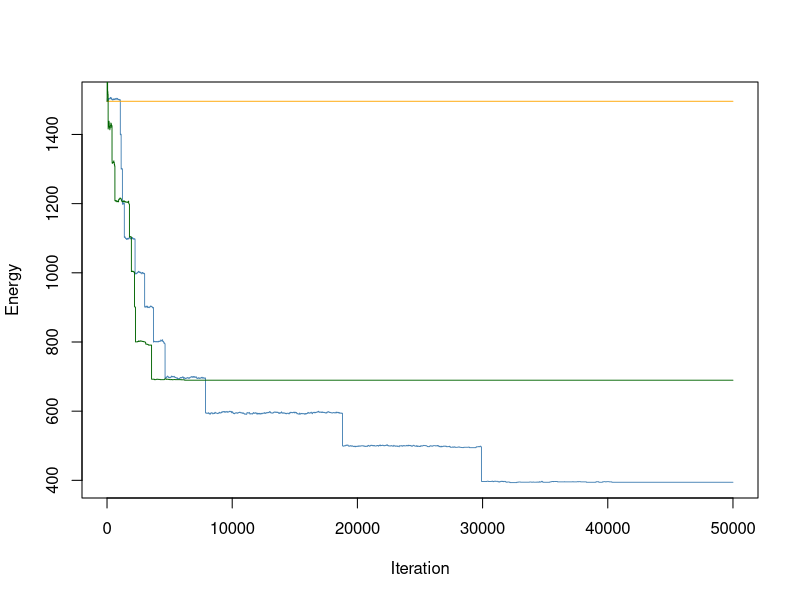

Generate this figure with R: (Note: a time limit stopped this script after it produced the figure.)
##----------------------------------------------------------------------
## EVERYTHING YOU NEED TO CHANGE IS IN THIS SECTION OR THE FINAL SECTION

# Number of doctors available
ndoctors <- 5

# Number of nurses
nnurses <- 7

# Number of days in the schedule
ndays <- 7

# Number of staff present for each shift (must have same # of shifts)
# e.g., c(2, 3, 3) has three shifts with 2, 3, 3 people respectively
doctorstaffing <- c(2, 2, 2, 2, 2)
nursestaffing <- c(3, 3, 3, 3, 3)

# Penalties for violating each of six constraints
# Penalty 1: Each instance of three consecutive shifts (including overnight)
# Penalty 2: Each person who does not have two days off AT ALL
# Penalty 3: Each person who does not have two days off IN A ROW
# Penalty 4: Each instance of first shift following last shift on prev day
# Penalty 5: Each instance of working both weekend days (days 1, 2)
# Penalty 6: Weights for the stdev of nurses'/doctors' shifts in the schedule
#            (trying to make everyone work similar amounts)
#Penalty 7: Each instance of exceeding three night shifts/week
penalties <- c(100, 100, 0.5, 5, 1, 2, 30)

# Number of iterations (if too small, might not be able to explore enough)
niter <- 50000

# The cooling schedule: what should the temperature be at step i out of n
coolingschedule <- function(i,n)
{
  # If you want greedy optimization, just fix some low temperature
  #return(1e-3)
  
  # Linear cooling schedule from 1 down to 0
  return(1 - (i/(n+1)))
}

## END OF PARAMETER SECTION
##----------------------------------------------------------------------

# (Some things which are calculated automatically)
doctorindices <- c(1,cumsum(doctorstaffing)+1)
nurseindices <- c(1,cumsum(nursestaffing)+1)
nshifts <- length(doctorstaffing)

# Function to calculate the "energy" (total cost of violations)
get_energy <- function(doctorsunwrapped, nursesunwrapped, penalties)
{
  return(get_energy_sub(doctorsunwrapped,penalties)+
           get_energy_sub(nursesunwrapped,penalties))
}

# ...calculates the energy contribution from doctors & nurses separately
get_energy_sub <- function(subsched, penalties) {
  max_night_shifts_allowed = 3
  energy <- 0
  
  # Array to keep track of total number of shifts worked by each worker
  totshift <- rep(0, dim(subsched)[1])
  
  # Array to keep track of the number of night shifts worked by each worker
  night_shifts <- rep(0, dim(subsched)[1])
  
  # Loop through each worker
  for (i in 1:dim(subsched)[1]) {
    # Count total shifts and night shifts for the current worker
    totshift[i] <- sum(subsched[i,,])
    night_shifts[i] <- sum(subsched[i,,] == 1)
    
    # Penalize if worker exceeds the max number of night shifts allowed (penalize each night shift over the limit)
    if (night_shifts[i] > max_night_shifts_allowed) {
      energy <- energy + penalties[6] * (night_shifts[i] - max_night_shifts_allowed)
    }
    
    # Check the last shift and whether worker has the last day off
    lastshift <- subsched[i, ndays, nshifts]
    prevoff <- all(subsched[i, ndays,] == FALSE)
    
    daysoff <- 0
    twoinarow <- 1  # Variable for tracking consecutive days off
    
    # Check for consecutive shifts across weeks and days off in a row
    if (lastshift == 1) {
      lastshift <- lastshift + subsched[i, ndays, nshifts - 1]  # Check if last shift is consecutive to the previous week
    }
    
    # Loop through each day in the schedule
    for (j in 1:ndays) {
      # If the worker has the day off, check if it satisfies "two days off in a row" condition
      if (all(subsched[i, j,] == FALSE)) {
        daysoff <- daysoff + 1
        if (prevoff) {
          twoinarow <- 0  # No consecutive off days if previous day was also off
        }
        prevoff <- TRUE
      } else {
        # If worker worked on the second day of a weekend-like schedule, penalize
        if (!prevoff && j == 2) {
          energy <- energy + penalties[5]
        }
        prevoff <- FALSE
      }
      
      # Check for wraparound shift streaks and assess penalties
      if (subsched[i, j, 1] == 1) {
        lastshift <- lastshift + 1
        if (lastshift > 1) {
          energy <- energy + penalties[4]
        }
        if (lastshift > 2) {
          energy <- energy + penalties[1]
        }
      } else {
        lastshift <- 0  # Reset if no shift worked
      }
      
      # Loop through remaining shifts in the day
      for (k in 2:nshifts) {
        if (subsched[i, j, k] == 1) {
          lastshift <- lastshift + 1
          if (lastshift > 2) {
            energy <- energy + penalties[1]
          }
        } else {
          lastshift <- 0  # Reset for non-working shifts
        }
      }
    }
    
    # After finishing the week, assess penalties related to days off
    energy <- energy + twoinarow * penalties[3] + (daysoff < 2) * penalties[2]
  }
  
  # Penalize energy according to standard deviation among shifts
  energy <- energy + penalties[6] * sd(totshift)
  
  return(energy)
}

# Initial point: put people into the schedule in numerical order each day
totalspots <- ndays * sum(doctorstaffing)
initialloop <- rep(1:ndoctors, ceiling(totalspots/ndoctors))
doctorschedule <- matrix(initialloop[1:totalspots], nrow = sum(doctorstaffing), ncol = ndays)
totalspots <- ndays * sum(nursestaffing)
initialloop <- rep(1:nnurses, ceiling(totalspots/nnurses))
nurseschedule <- matrix(initialloop[1:totalspots], nrow = sum(nursestaffing), ncol = ndays)

# Fill in the "unwrapped" schedules (separate schedule for each worker)
doctorsunwrapped <- array(0, c(ndoctors,ndays,nshifts))
for (i in 1:ndays)
{
  for (j in 1:nshifts)
  {
    for (k in doctorindices[j]:(doctorindices[j+1]-1))
    {
      doctorsunwrapped[doctorschedule[k,i],i,j] <- 1
    }
  }
}

nursesunwrapped <- array(0, c(nnurses,ndays,nshifts))
for (i in 1:ndays)
{
  for (j in 1:nshifts)
  {
    for (k in nurseindices[j]:(nurseindices[j+1]-1))
    {
      nursesunwrapped[nurseschedule[k,i],i,j] <- 1
    }
  }
}

# Starting energy...
energy <- rep(0,niter)
energy[1] <- get_energy(doctorsunwrapped, nursesunwrapped, penalties)

# Now run the Gibbs sampler.
for (i in 2:niter)
{
  # Current temperature (from our cooling schedule)
  temperature <- coolingschedule(i,niter)
  
  # Flip a coin to switch either a doctor or a nurse shift.
  if (runif(1) < 0.5)
  {
    # Choose a random shift
    prop <- doctorschedule
    posx <- sample(1:sum(doctorstaffing),1)
    posy <- sample(1:ndays,1)
    
    # Calculate which workers are available to swap into that shift and pick one
    available <- 1:ndoctors
    myblock <- min(which(doctorindices>posx))-1
    for (j in doctorindices[myblock]:(doctorindices[myblock+1]-1))
    {
      if (j != posx)
      {
        available <- setdiff(available, doctorschedule[j,posy])
      }
    }
    prop[posx,posy] <- sample(available,1)
    propunwrapped <- doctorsunwrapped
    propunwrapped[doctorschedule[posx,posy],posy,myblock] <- 0
    propunwrapped[prop[posx,posy],posy,myblock] <- 1
    
    # Calculate energy of new configuration
    new_energy <- get_energy(propunwrapped, nursesunwrapped, penalties)
    
    # With the appropriate probability, update state/energy
    if(runif(1) < exp((energy[i-1]-new_energy)/temperature))
    {
      energy[i] <- new_energy
      doctorschedule <- prop
      doctorsunwrapped <- propunwrapped
    }
    else # otherwise, leave things as they stand.
    {
      energy[i] <- energy[i-1]
    }
  }
  else # same as above, but if you are swapping a nurse
  {
    prop <- nurseschedule
    posx <- sample(1:sum(nursestaffing),1)
    posy <- sample(1:ndays,1)
    available <- 1:nnurses
    myblock <- min(which(nurseindices>posx))-1
    for (j in nurseindices[myblock]:(nurseindices[myblock+1]-1))
    {
      if (j != posx)
      {
        available <- setdiff(available, nurseschedule[j,posy])
      }
    }
    prop[posx,posy] <- sample(available,1)
    
    propunwrapped <- nursesunwrapped
    propunwrapped[nurseschedule[posx,posy],posy,myblock] <- 0
    propunwrapped[prop[posx,posy],posy,myblock] <- 1
    
    new_energy <- get_energy(doctorsunwrapped, propunwrapped, penalties)
    
    if(runif(1) < exp((energy[i-1]-new_energy)/temperature))
    {
      energy[i] <- new_energy
      nurseschedule <- prop
      nursesunwrapped <- propunwrapped
    }
    else
    {
      energy[i] <- energy[i-1]
    }
  }
}

##----------------------------------------------------------------------
## EVERYTHING YOU NEED TO CHANGE IS IN THIS SECTION OR THE FIRST SECTION

# Various things you might want to look at:

# Plotting the energy over time
plot(energy, type="l", col="#4682B4", lwd=0.9, xlab="Iteration", ylab="Energy")

# What was the lowest energy? (Is this necessarily the energy of the final state?)
min(energy)

# Check out our final schedule.
#  The columns are days. If there are three shifts of 2 workers,
#  the first 2 rows are shift 1, the next 2 rows are shift 2, etc.
#  Numbers in table correspond to workers. 1, 2, 3, ...
print(doctorschedule)
print(nurseschedule)

# If you want to look at an individual person's schedule,
#  check the "unwrapped" matrices. For example,
#  the shift schedule for doctor 3 is below; rows are days,
#  columns are shifts, 1 = working, 0 not working
print(doctorsunwrapped[3,,])

## END OF FINAL SECTION
##----------------------------------------------------------------------

# Greedy
##----------------------------------------------------------------------
## EVERYTHING YOU NEED TO CHANGE IS IN THIS SECTION OR THE FINAL SECTION

# Number of doctors available
ndoctors <- 5

# Number of nurses
nnurses <- 7

# Number of days in the schedule
ndays <- 7

# Number of staff present for each shift (must have same # of shifts)
# e.g., c(2, 3, 3) has three shifts with 2, 3, 3 people respectively
doctorstaffing <- c(2, 2, 2, 2, 2)
nursestaffing <- c(3, 3, 3, 3, 3)

# Penalties for violating each of six constraints
# Penalty 1: Each instance of three consecutive shifts (including overnight)
# Penalty 2: Each person who does not have two days off AT ALL
# Penalty 3: Each person who does not have two days off IN A ROW
# Penalty 4: Each instance of first shift following last shift on prev day
# Penalty 5: Each instance of working both weekend days (days 1, 2)
# Penalty 6: Weights for the stdev of nurses'/doctors' shifts in the schedule
#            (trying to make everyone work similar amounts)
# Penalty 7: Each instance of working more than 3 night shifts in a week
penalties <- c(100, 100, 0.5, 5, 1, 2, 30)

# Number of iterations (if too small, might not be able to explore enough)
niter <- 50000

# The cooling schedule: what should the temperature be at step i out of n
coolingschedule <- function(i,n)
{
  # If you want greedy optimization, just fix some low temperature
  return(1e-3)
}

## END OF PARAMETER SECTION
##----------------------------------------------------------------------

# (Some things which are calculated automatically)
doctorindices <- c(1,cumsum(doctorstaffing)+1)
nurseindices <- c(1,cumsum(nursestaffing)+1)
nshifts <- length(doctorstaffing)

# Function to calculate the "energy" (total cost of violations)
get_energy <- function(doctorsunwrapped, nursesunwrapped, penalties)
{
  return(get_energy_sub(doctorsunwrapped,penalties)+
           get_energy_sub(nursesunwrapped,penalties))
}

# ...calculates the energy contribution from doctors & nurses separately

# Energy calculation for doctors and nurses
get_energy_sub <- function(subsched, penalties) {
  max_night_shifts_allowed = 3
  energy <- 0
  
  # Array to keep track of total number of shifts worked by each worker
  totshift <- rep(0, dim(subsched)[1])
  
  # Array to keep track of the number of night shifts worked by each worker
  night_shifts <- rep(0, dim(subsched)[1])
  
  # Loop through each worker
  for (i in 1:dim(subsched)[1]) {
    # Count total shifts and night shifts for the current worker
    totshift[i] <- sum(subsched[i,,])
    night_shifts[i] <- sum(subsched[i,,] == 1)
    
    # Penalize if worker exceeds the max number of night shifts allowed (penalize each night shift over the limit)
    if (night_shifts[i] > max_night_shifts_allowed) {
      energy <- energy + penalties[6] * (night_shifts[i] - max_night_shifts_allowed)
    }
    
    # Check the last shift and whether worker has the last day off
    lastshift <- subsched[i, ndays, nshifts]
    prevoff <- all(subsched[i, ndays,] == FALSE)
    
    daysoff <- 0
    twoinarow <- 1  # Variable for tracking consecutive days off
    
    # Check for consecutive shifts across weeks and days off in a row
    if (lastshift == 1) {
      lastshift <- lastshift + subsched[i, ndays, nshifts - 1]  # Check if last shift is consecutive to the previous week
    }
    
    # Loop through each day in the schedule
    for (j in 1:ndays) {
      # If the worker has the day off, check if it satisfies "two days off in a row" condition
      if (all(subsched[i, j,] == FALSE)) {
        daysoff <- daysoff + 1
        if (prevoff) {
          twoinarow <- 0  # No consecutive off days if previous day was also off
        }
        prevoff <- TRUE
      } else {
        # If worker worked on the second day of a weekend-like schedule, penalize
        if (!prevoff && j == 2) {
          energy <- energy + penalties[5]
        }
        prevoff <- FALSE
      }
      
      # Check for wraparound shift streaks and assess penalties
      if (subsched[i, j, 1] == 1) {
        lastshift <- lastshift + 1
        if (lastshift > 1) {
          energy <- energy + penalties[4]
        }
        if (lastshift > 2) {
          energy <- energy + penalties[1]
        }
      } else {
        lastshift <- 0  # Reset if no shift worked
      }
      
      # Loop through remaining shifts in the day
      for (k in 2:nshifts) {
        if (subsched[i, j, k] == 1) {
          lastshift <- lastshift + 1
          if (lastshift > 2) {
            energy <- energy + penalties[1]
          }
        } else {
          lastshift <- 0  # Reset for non-working shifts
        }
      }
    }
    
    # After finishing the week, assess penalties related to days off
    energy <- energy + twoinarow * penalties[3] + (daysoff < 2) * penalties[2]
  }
  
  # Penalize energy according to standard deviation among shifts
  energy <- energy + penalties[6] * sd(totshift)
  
  return(energy)
}

# Initial point: put people into the schedule in numerical order each day
totalspots <- ndays * sum(doctorstaffing)
initialloop <- rep(1:ndoctors, ceiling(totalspots/ndoctors))
doctorschedule <- matrix(initialloop[1:totalspots], nrow = sum(doctorstaffing), ncol = ndays)
totalspots <- ndays * sum(nursestaffing)
initialloop <- rep(1:nnurses, ceiling(totalspots/nnurses))
nurseschedule <- matrix(initialloop[1:totalspots], nrow = sum(nursestaffing), ncol = ndays)

# Fill in the "unwrapped" schedules (separate schedule for each worker)
doctorsunwrapped <- array(0, c(ndoctors,ndays,nshifts))
for (i in 1:ndays)
{
  for (j in 1:nshifts)
  {
    for (k in doctorindices[j]:(doctorindices[j+1]-1))
    {
      doctorsunwrapped[doctorschedule[k,i],i,j] <- 1
    }
  }
}

nursesunwrapped <- array(0, c(nnurses,ndays,nshifts))
for (i in 1:ndays)
{
  for (j in 1:nshifts)
  {
    for (k in nurseindices[j]:(nurseindices[j+1]-1))
    {
      nursesunwrapped[nurseschedule[k,i],i,j] <- 1
    }
  }
}

# Starting energy...
energy <- rep(0,niter)
energy[1] <- get_energy(doctorsunwrapped, nursesunwrapped, penalties)

# Now run the Gibbs sampler.
for (i in 2:niter)
{
  # Current temperature (from our cooling schedule)
  temperature <- coolingschedule(i,niter)
  
  # Flip a coin to switch either a doctor or a nurse shift.
  if (runif(1) < 0.5)
  {
    # Choose a random shift
    prop <- doctorschedule
    posx <- sample(1:sum(doctorstaffing),1)
    posy <- sample(1:ndays,1)
    
    # Calculate which workers are available to swap into that shift and pick one
    available <- 1:ndoctors
    myblock <- min(which(doctorindices>posx))-1
    for (j in doctorindices[myblock]:(doctorindices[myblock+1]-1))
    {
      if (j != posx)
      {
        available <- setdiff(available, doctorschedule[j,posy])
      }
    }
    prop[posx,posy] <- sample(available,1)
    propunwrapped <- doctorsunwrapped
    propunwrapped[doctorschedule[posx,posy],posy,myblock] <- 0
    propunwrapped[prop[posx,posy],posy,myblock] <- 1
    
    # Calculate energy of new configuration
    new_energy <- get_energy(propunwrapped, nursesunwrapped, penalties)
    
    # With the appropriate probability, update state/energy
    if(runif(1) < exp((energy[i-1]-new_energy)/temperature))
    {
      energy[i] <- new_energy
      doctorschedule <- prop
      doctorsunwrapped <- propunwrapped
    }
    else # otherwise, leave things as they stand.
    {
      energy[i] <- energy[i-1]
    }
  }
  else # same as above, but if you are swapping a nurse
  {
    prop <- nurseschedule
    posx <- sample(1:sum(nursestaffing),1)
    posy <- sample(1:ndays,1)
    available <- 1:nnurses
    myblock <- min(which(nurseindices>posx))-1
    for (j in nurseindices[myblock]:(nurseindices[myblock+1]-1))
    {
      if (j != posx)
      {
        available <- setdiff(available, nurseschedule[j,posy])
      }
    }
    prop[posx,posy] <- sample(available,1)
    
    propunwrapped <- nursesunwrapped
    propunwrapped[nurseschedule[posx,posy],posy,myblock] <- 0
    propunwrapped[prop[posx,posy],posy,myblock] <- 1
    
    new_energy <- get_energy(doctorsunwrapped, propunwrapped, penalties)
    
    if(runif(1) < exp((energy[i-1]-new_energy)/temperature))
    {
      energy[i] <- new_energy
      nurseschedule <- prop
      nursesunwrapped <- propunwrapped
    }
    else
    {
      energy[i] <- energy[i-1]
    }
  }
}

##----------------------------------------------------------------------
## EVERYTHING YOU NEED TO CHANGE IS IN THIS SECTION OR THE FIRST SECTION

# Various things you might want to look at:
# Plotting the energy over time
lines(energy, type = "l", col = "#FFA500", lwd = 0.9, xlab = "Iteration", ylab = "Energy")

# What was the lowest energy? (Is this necessarily the energy of the final state?)
min(energy)

# Check out our final schedule.
#  The columns are days. If there are three shifts of 2 workers,
#  the first 2 rows are shift 1, the next 2 rows are shift 2, etc.
#  Numbers in table correspond to workers. 1, 2, 3, ...
print(doctorschedule)
print(nurseschedule)

# If you want to look at an individual person's schedule,
#  check the "unwrapped" matrices. For example,
#  the shift schedule for doctor 3 is below; rows are days,
#  columns are shifts, 1 = working, 0 not working
print(doctorsunwrapped[3,,])

## END OF FINAL SECTION
##----------------------------------------------------------------------


#Log

##----------------------------------------------------------------------
## EVERYTHING YOU NEED TO CHANGE IS IN THIS SECTION OR THE FINAL SECTION

# Number of doctors available
ndoctors <- 5

# Number of nurses
nnurses <- 7

# Number of days in the schedule
ndays <- 7

# Number of staff present for each shift (must have same # of shifts)
# e.g., c(2, 3, 3) has three shifts with 2, 3, 3 people respectively
doctorstaffing <- c(2, 2, 2, 2, 2)
nursestaffing <- c(3, 3, 3, 3, 3)

# Penalties for violating each of six constraints
# Penalty 1: Each instance of three consecutive shifts (including overnight)
# Penalty 2: Each person who does not have two days off AT ALL
# Penalty 3: Each person who does not have two days off IN A ROW
# Penalty 4: Each instance of first shift following last shift on prev day
# Penalty 5: Each instance of working both weekend days (days 1, 2)
# Penalty 6: Weights for the stdev of nurses'/doctors' shifts in the schedule
#            (trying to make everyone work similar amounts)
penalties <- c(100, 100, 0.5, 5, 1, 2, 30)

# Number of iterations (if too small, might not be able to explore enough)
niter <- 50000

# The cooling schedule: what should the temperature be at step i out of n
coolingschedule <- function(i,n)
{
  # Log cooling schedule
  return(0.02/log(1+(i+1)/n))
}

## END OF PARAMETER SECTION
##----------------------------------------------------------------------

# (Some things which are calculated automatically)
doctorindices <- c(1,cumsum(doctorstaffing)+1)
nurseindices <- c(1,cumsum(nursestaffing)+1)
nshifts <- length(doctorstaffing)

# Function to calculate the "energy" (total cost of violations)
get_energy <- function(doctorsunwrapped, nursesunwrapped, penalties)
{
  return(get_energy_sub(doctorsunwrapped,penalties)+
           get_energy_sub(nursesunwrapped,penalties))
}

# ...calculates the energy contribution from doctors & nurses separately
get_energy_sub <- function(subsched, penalties) {
  max_night_shifts_allowed = 3
  energy <- 0
  
  # Array to keep track of total number of shifts worked by each worker
  totshift <- rep(0, dim(subsched)[1])
  
  # Array to keep track of the number of night shifts worked by each worker
  night_shifts <- rep(0, dim(subsched)[1])
  
  # Loop through each worker
  for (i in 1:dim(subsched)[1]) {
    # Count total shifts and night shifts for the current worker
    totshift[i] <- sum(subsched[i,,])
    night_shifts[i] <- sum(subsched[i,,] == 1)
    
    # Penalize if worker exceeds the max number of night shifts allowed (penalize each night shift over the limit)
    if (night_shifts[i] > max_night_shifts_allowed) {
      energy <- energy + penalties[6] * (night_shifts[i] - max_night_shifts_allowed)
    }
    
    # Check the last shift and whether worker has the last day off
    lastshift <- subsched[i, ndays, nshifts]
    prevoff <- all(subsched[i, ndays,] == FALSE)
    
    daysoff <- 0
    twoinarow <- 1  # Variable for tracking consecutive days off
    
    # Check for consecutive shifts across weeks and days off in a row
    if (lastshift == 1) {
      lastshift <- lastshift + subsched[i, ndays, nshifts - 1]  # Check if last shift is consecutive to the previous week
    }
    
    # Loop through each day in the schedule
    for (j in 1:ndays) {
      # If the worker has the day off, check if it satisfies "two days off in a row" condition
      if (all(subsched[i, j,] == FALSE)) {
        daysoff <- daysoff + 1
        if (prevoff) {
          twoinarow <- 0  # No consecutive off days if previous day was also off
        }
        prevoff <- TRUE
      } else {
        # If worker worked on the second day of a weekend-like schedule, penalize
        if (!prevoff && j == 2) {
          energy <- energy + penalties[5]
        }
        prevoff <- FALSE
      }
      
      # Check for wraparound shift streaks and assess penalties
      if (subsched[i, j, 1] == 1) {
        lastshift <- lastshift + 1
        if (lastshift > 1) {
          energy <- energy + penalties[4]
        }
        if (lastshift > 2) {
          energy <- energy + penalties[1]
        }
      } else {
        lastshift <- 0  # Reset if no shift worked
      }
      
      # Loop through remaining shifts in the day
      for (k in 2:nshifts) {
        if (subsched[i, j, k] == 1) {
          lastshift <- lastshift + 1
          if (lastshift > 2) {
            energy <- energy + penalties[1]
          }
        } else {
          lastshift <- 0  # Reset for non-working shifts
        }
      }
    }
    
    # After finishing the week, assess penalties related to days off
    energy <- energy + twoinarow * penalties[3] + (daysoff < 2) * penalties[2]
  }
  
  # Penalize energy according to standard deviation among shifts
  energy <- energy + penalties[6] * sd(totshift)
  
  return(energy)
}

# Initial point: put people into the schedule in numerical order each day
totalspots <- ndays * sum(doctorstaffing)
initialloop <- rep(1:ndoctors, ceiling(totalspots/ndoctors))
doctorschedule <- matrix(initialloop[1:totalspots], nrow = sum(doctorstaffing), ncol = ndays)
totalspots <- ndays * sum(nursestaffing)
initialloop <- rep(1:nnurses, ceiling(totalspots/nnurses))
nurseschedule <- matrix(initialloop[1:totalspots], nrow = sum(nursestaffing), ncol = ndays)

# Fill in the "unwrapped" schedules (separate schedule for each worker)
doctorsunwrapped <- array(0, c(ndoctors,ndays,nshifts))
for (i in 1:ndays)
{
  for (j in 1:nshifts)
  {
    for (k in doctorindices[j]:(doctorindices[j+1]-1))
    {
      doctorsunwrapped[doctorschedule[k,i],i,j] <- 1
    }
  }
}

nursesunwrapped <- array(0, c(nnurses,ndays,nshifts))
for (i in 1:ndays)
{
  for (j in 1:nshifts)
  {
    for (k in nurseindices[j]:(nurseindices[j+1]-1))
    {
      nursesunwrapped[nurseschedule[k,i],i,j] <- 1
    }
  }
}

# Starting energy...
energy <- rep(0,niter)
energy[1] <- get_energy(doctorsunwrapped, nursesunwrapped, penalties)

# Now run the Gibbs sampler.
for (i in 2:niter)
{
  # Current temperature (from our cooling schedule)
  temperature <- coolingschedule(i,niter)
  
  # Flip a coin to switch either a doctor or a nurse shift.
  if (runif(1) < 0.5)
  {
    # Choose a random shift
    prop <- doctorschedule
    posx <- sample(1:sum(doctorstaffing),1)
    posy <- sample(1:ndays,1)
    
    # Calculate which workers are available to swap into that shift and pick one
    available <- 1:ndoctors
    myblock <- min(which(doctorindices>posx))-1
    for (j in doctorindices[myblock]:(doctorindices[myblock+1]-1))
    {
      if (j != posx)
      {
        available <- setdiff(available, doctorschedule[j,posy])
      }
    }
    prop[posx,posy] <- sample(available,1)
    propunwrapped <- doctorsunwrapped
    propunwrapped[doctorschedule[posx,posy],posy,myblock] <- 0
    propunwrapped[prop[posx,posy],posy,myblock] <- 1
    
    # Calculate energy of new configuration
    new_energy <- get_energy(propunwrapped, nursesunwrapped, penalties)
    
    # With the appropriate probability, update state/energy
    if(runif(1) < exp((energy[i-1]-new_energy)/temperature))
    {
      energy[i] <- new_energy
      doctorschedule <- prop
      doctorsunwrapped <- propunwrapped
    }
    else # otherwise, leave things as they stand.
    {
      energy[i] <- energy[i-1]
    }
  }
  else # same as above, but if you are swapping a nurse
  {
    prop <- nurseschedule
    posx <- sample(1:sum(nursestaffing),1)
    posy <- sample(1:ndays,1)
    available <- 1:nnurses
    myblock <- min(which(nurseindices>posx))-1
    for (j in nurseindices[myblock]:(nurseindices[myblock+1]-1))
    {
      if (j != posx)
      {
        available <- setdiff(available, nurseschedule[j,posy])
      }
    }
    prop[posx,posy] <- sample(available,1)
    
    propunwrapped <- nursesunwrapped
    propunwrapped[nurseschedule[posx,posy],posy,myblock] <- 0
    propunwrapped[prop[posx,posy],posy,myblock] <- 1
    
    new_energy <- get_energy(doctorsunwrapped, propunwrapped, penalties)
    
    if(runif(1) < exp((energy[i-1]-new_energy)/temperature))
    {
      energy[i] <- new_energy
      nurseschedule <- prop
      nursesunwrapped <- propunwrapped
    }
    else
    {
      energy[i] <- energy[i-1]
    }
  }
}

##----------------------------------------------------------------------
## EVERYTHING YOU NEED TO CHANGE IS IN THIS SECTION OR THE FIRST SECTION

# Various things you might want to look at:

# Plotting the energy over time
# Add the second line with a red dashed line
lines(energy, type="l", col="#006400", lwd=0.9, lty=1)  #

# What was the lowest energy? (Is this necessarily the energy of the final state?)
min(energy)

# Check out our final schedule.
#  The columns are days. If there are three shifts of 2 workers,
#  the first 2 rows are shift 1, the next 2 rows are shift 2, etc.
#  Numbers in table correspond to workers. 1, 2, 3, ...
print(doctorschedule)
print(nurseschedule)

# If you want to look at an individual person's schedule,
#  check the "unwrapped" matrices. For example,
#  the shift schedule for doctor 3 is below; rows are days,
#  columns are shifts, 1 = working, 0 not working
print(doctorsunwrapped[3,,])

## END OF FINAL SECTION
##----------------------------------------------------------------------


# Exponential
##----------------------------------------------------------------------
## EVERYTHING YOU NEED TO CHANGE IS IN THIS SECTION OR THE FINAL SECTION

# Number of doctors available
ndoctors <- 7

# Number of nurses
nnurses <- 10

# Number of days in the schedule
ndays <- 7

# Number of staff present for each shift (must have same # of shifts)
# e.g., c(2, 3, 3) has three shifts with 2, 3, 3 people respectively
doctorstaffing <- c(2, 2, 2, 2, 2)
nursestaffing <- c(3, 3, 3, 3, 3)

# Penalties for violating each of six constraints
penalties <- c(100, 100, 0.5, 5, 1, 2, 30)

# Number of iterations
niter <- 50000

# Exponential cooling schedule
coolingschedule <- function(i, n) {
  T0 <- 1 # Initial temperature
  alpha <- 5 / n # Decay rate (adjust this as needed for your application)
  return(T0 * exp(-alpha * i))
}

## END OF PARAMETER SECTION
##----------------------------------------------------------------------

# Calculate indices for doctors and nurses
doctorindices <- c(1, cumsum(doctorstaffing) + 1)
nurseindices <- c(1, cumsum(nursestaffing) + 1)
nshifts <- length(doctorstaffing)

# Function to calculate the "energy" (total cost of violations)
get_energy <- function(doctorsunwrapped, nursesunwrapped, penalties) {
  return(get_energy_sub(doctorsunwrapped, penalties) +
           get_energy_sub(nursesunwrapped, penalties))
}

# Energy calculation for doctors and nurses

# Energy calculation for doctors and nurses
get_energy_sub <- function(subsched, penalties) {
  max_night_shifts_allowed = 3
  energy <- 0
  
  # Array to keep track of total number of shifts worked by each worker
  totshift <- rep(0, dim(subsched)[1])
  
  # Array to keep track of the number of night shifts worked by each worker
  night_shifts <- rep(0, dim(subsched)[1])
  
  # Loop through each worker
  for (i in 1:dim(subsched)[1]) {
    # Count total shifts and night shifts for the current worker
    totshift[i] <- sum(subsched[i,,])
    night_shifts[i] <- sum(subsched[i,,] == 1)
    
    # Penalize if worker exceeds the max number of night shifts allowed (penalize each night shift over the limit)
    if (night_shifts[i] > max_night_shifts_allowed) {
      energy <- energy + penalties[6] * (night_shifts[i] - max_night_shifts_allowed)
    }
    
    # Check the last shift and whether worker has the last day off
    lastshift <- subsched[i, ndays, nshifts]
    prevoff <- all(subsched[i, ndays,] == FALSE)
    
    daysoff <- 0
    twoinarow <- 1  # Variable for tracking consecutive days off
    
    # Check for consecutive shifts across weeks and days off in a row
    if (lastshift == 1) {
      lastshift <- lastshift + subsched[i, ndays, nshifts - 1]  # Check if last shift is consecutive to the previous week
    }
    
    # Loop through each day in the schedule
    for (j in 1:ndays) {
      # If the worker has the day off, check if it satisfies "two days off in a row" condition
      if (all(subsched[i, j,] == FALSE)) {
        daysoff <- daysoff + 1
        if (prevoff) {
          twoinarow <- 0  # No consecutive off days if previous day was also off
        }
        prevoff <- TRUE
      } else {
        # If worker worked on the second day of a weekend-like schedule, penalize
        if (!prevoff && j == 2) {
          energy <- energy + penalties[5]
        }
        prevoff <- FALSE
      }
      
      # Check for wraparound shift streaks and assess penalties
      if (subsched[i, j, 1] == 1) {
        lastshift <- lastshift + 1
        if (lastshift > 1) {
          energy <- energy + penalties[4]
        }
        if (lastshift > 2) {
          energy <- energy + penalties[1]
        }
      } else {
        lastshift <- 0  # Reset if no shift worked
      }
      
      # Loop through remaining shifts in the day
      for (k in 2:nshifts) {
        if (subsched[i, j, k] == 1) {
          lastshift <- lastshift + 1
          if (lastshift > 2) {
            energy <- energy + penalties[1]
          }
        } else {
          lastshift <- 0  # Reset for non-working shifts
        }
      }
    }
    
    # After finishing the week, assess penalties related to days off
    energy <- energy + twoinarow * penalties[3] + (daysoff < 2) * penalties[2]
  }
  
  # Penalize energy according to standard deviation among shifts
  energy <- energy + penalties[6] * sd(totshift)
  
  return(energy)
}

# Initial schedules
totalspots <- ndays * sum(doctorstaffing)
initialloop <- rep(1:ndoctors, ceiling(totalspots / ndoctors))
doctorschedule <- matrix(initialloop[1:totalspots], nrow = sum(doctorstaffing), ncol = ndays)
totalspots <- ndays * sum(nursestaffing)
initialloop <- rep(1:nnurses, ceiling(totalspots / nnurses))
nurseschedule <- matrix(initialloop[1:totalspots], nrow = sum(nursestaffing), ncol = ndays)

# Unwrapped schedules for each worker
doctorsunwrapped <- array(0, c(ndoctors, ndays, nshifts))
for (i in 1:ndays) {
  for (j in 1:nshifts) {
    for (k in doctorindices[j]:(doctorindices[j + 1] - 1)) {
      doctorsunwrapped[doctorschedule[k, i], i, j] <- 1
    }
  }
}

nursesunwrapped <- array(0, c(nnurses, ndays, nshifts))
for (i in 1:ndays) {
  for (j in 1:nshifts) {
    for (k in nurseindices[j]:(nurseindices[j + 1] - 1)) {
      nursesunwrapped[nurseschedule[k, i], i, j] <- 1
    }
  }
}

# Starting energy
energy <- rep(0, niter)
energy[1] <- get_energy(doctorsunwrapped, nursesunwrapped, penalties)

# Gibbs sampler with exponential cooling schedule
for (i in 2:niter) {
  temperature <- coolingschedule(i, niter)
  
  if (runif(1) < 0.5) {
    prop <- doctorschedule
    posx <- sample(1:sum(doctorstaffing), 1)
    posy <- sample(1:ndays, 1)
    available <- 1:ndoctors
    myblock <- min(which(doctorindices > posx)) - 1
    for (j in doctorindices[myblock]:(doctorindices[myblock + 1] - 1)) {
      if (j != posx) {
        available <- setdiff(available, doctorschedule[j, posy])
      }
    }
    prop[posx, posy] <- sample(available, 1)
    propunwrapped <- doctorsunwrapped
    propunwrapped[doctorschedule[posx, posy], posy, myblock] <- 0
    propunwrapped[prop[posx, posy], posy, myblock] <- 1
    new_energy <- get_energy(propunwrapped, nursesunwrapped, penalties)
    if (runif(1) < exp((energy[i - 1] - new_energy) / temperature)) {
      energy[i] <- new_energy
      doctorschedule <- prop
      doctorsunwrapped <- propunwrapped
    } else {
      energy[i] <- energy[i - 1]
    }
  } else {
    prop <- nurseschedule
    posx <- sample(1:sum(nursestaffing), 1)
    posy <- sample(1:ndays, 1)
    available <- 1:nnurses
    myblock <- min(which(nurseindices > posx)) - 1
    for (j in nurseindices[myblock]:(nurseindices[myblock + 1] - 1)) {
      if (j != posx) {
        available <- setdiff(available, nurseschedule[j, posy])
      }
    }
    prop[posx, posy] <- sample(available, 1)
    propunwrapped <- nursesunwrapped
    propunwrapped[nurseschedule[posx, posy], posy, myblock] <- 0
    propunwrapped[prop[posx, posy], posy, myblock] <- 1
    new_energy <- get_energy(doctorsunwrapped, propunwrapped, penalties)
    if (runif(1) < exp((energy[i - 1] - new_energy) / temperature)) {
      energy[i] <- new_energy
      nurseschedule <- prop
      nursesunwrapped <- propunwrapped
    } else {
      energy[i] <- energy[i - 1]
    }
  }
}

##----------------------------------------------------------------------
## EVERYTHING YOU NEED TO CHANGE IS IN THIS SECTION OR THE FIRST SECTION

# Lowest energy achieved
cat("Lowest Energy:", min(energy), "\n")

# Final schedules for doctors and nurses
print("Final Doctors Schedule:")
print(doctorschedule)
print("Final Nurses Schedule:")
print(nurseschedule)

# Example: Doctor 3's unwrapped schedule
print("Doctor 3's Schedule:")
print(doctorsunwrapped[3, , ])

## END OF FINAL SECTION
##----------------------------------------------------------------------

# Plotting the energy over time
lines(energy, type = "l", col = "#B22222", lwd = 0.75)

# Lowest energy achieved
min_energy <- min(energy)
cat("Lowest energy:", min_energy, "\n")

## END OF PROGRAM


# Add custom legend
legend("topright", 
       legend = c("Linear", "Greedy", "Log", "Exponential"),  # New legend text
       col = c("#4682B4", "#FFA500", "#006400","#B22222"),                # Colors of the lines
       lty = c(1, 1),                          # Line types for each
       lwd = c(2, 2),                          # Line widths for each
       box.lwd = 0.5)                          # Border line width around the legend

title(main = "Energy vs. Time")
